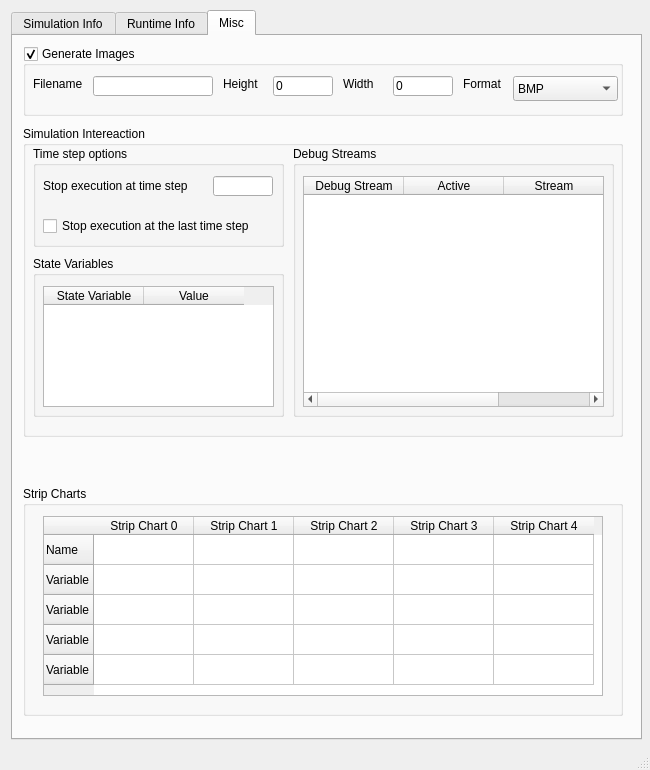
<?xml version="1.0" encoding="UTF-8"?>
<ui version="4.0">
 <class>MainWindow</class>
 <widget class="QMainWindow" name="MainWindow">
  <property name="geometry">
   <rect>
    <x>0</x>
    <y>0</y>
    <width>650</width>
    <height>770</height>
   </rect>
  </property>
  <property name="windowTitle">
   <string>MainWindow</string>
  </property>
  <widget class="QWidget" name="centralwidget">
   <widget class="QTabWidget" name="tabWidget">
    <property name="geometry">
     <rect>
      <x>11</x>
      <y>10</y>
      <width>631</width>
      <height>730</height>
     </rect>
    </property>
    <property name="currentIndex">
     <number>2</number>
    </property>
    <widget class="QWidget" name="tab">
     <attribute name="title">
      <string>Simulation Info</string>
     </attribute>
     <widget class="QGroupBox" name="TimeInfoGroupBox">
      <property name="geometry">
       <rect>
        <x>10</x>
        <y>0</y>
        <width>240</width>
        <height>390</height>
       </rect>
      </property>
      <property name="title">
       <string>TIme Info</string>
      </property>
      <widget class="QLineEdit" name="DeltaTFactor">
       <property name="geometry">
        <rect>
         <x>120</x>
         <y>290</y>
         <width>100</width>
         <height>20</height>
        </rect>
       </property>
      </widget>
      <widget class="QLineEdit" name="DeltaTMax">
       <property name="geometry">
        <rect>
         <x>120</x>
         <y>260</y>
         <width>100</width>
         <height>20</height>
        </rect>
       </property>
      </widget>
      <widget class="QLineEdit" name="DeltaTMin">
       <property name="geometry">
        <rect>
         <x>120</x>
         <y>230</y>
         <width>100</width>
         <height>20</height>
        </rect>
       </property>
      </widget>
      <widget class="QLineEdit" name="MaxTime">
       <property name="geometry">
        <rect>
         <x>120</x>
         <y>130</y>
         <width>100</width>
         <height>20</height>
        </rect>
       </property>
      </widget>
      <widget class="QLabel" name="DeltaTFactorLabel">
       <property name="geometry">
        <rect>
         <x>10</x>
         <y>290</y>
         <width>100</width>
         <height>20</height>
        </rect>
       </property>
       <property name="text">
        <string>Delta T Factor</string>
       </property>
      </widget>
      <widget class="QLabel" name="DeltaTMinLabel">
       <property name="geometry">
        <rect>
         <x>10</x>
         <y>230</y>
         <width>100</width>
         <height>20</height>
        </rect>
       </property>
       <property name="text">
        <string>Delta T Min</string>
       </property>
      </widget>
      <widget class="QLabel" name="DeltaTMaxLabel">
       <property name="geometry">
        <rect>
         <x>10</x>
         <y>260</y>
         <width>100</width>
         <height>20</height>
        </rect>
       </property>
       <property name="text">
        <string>Delta T Max</string>
       </property>
      </widget>
      <widget class="QLabel" name="MaxTimeLabel">
       <property name="geometry">
        <rect>
         <x>10</x>
         <y>130</y>
         <width>100</width>
         <height>20</height>
        </rect>
       </property>
       <property name="text">
        <string>Max Time</string>
       </property>
      </widget>
      <widget class="QLabel" name="ElapsedTimeLabel">
       <property name="geometry">
        <rect>
         <x>10</x>
         <y>330</y>
         <width>100</width>
         <height>20</height>
        </rect>
       </property>
       <property name="text">
        <string>Elapsed Time</string>
       </property>
      </widget>
      <widget class="QLineEdit" name="ElapsedTime">
       <property name="geometry">
        <rect>
         <x>120</x>
         <y>330</y>
         <width>100</width>
         <height>20</height>
        </rect>
       </property>
      </widget>
      <widget class="QLabel" name="TimeStepLabel">
       <property name="geometry">
        <rect>
         <x>10</x>
         <y>30</y>
         <width>100</width>
         <height>15</height>
        </rect>
       </property>
       <property name="text">
        <string>Time Step</string>
       </property>
      </widget>
      <widget class="QLineEdit" name="TimeStep">
       <property name="geometry">
        <rect>
         <x>120</x>
         <y>30</y>
         <width>100</width>
         <height>20</height>
        </rect>
       </property>
      </widget>
      <widget class="QLineEdit" name="Time">
       <property name="geometry">
        <rect>
         <x>120</x>
         <y>100</y>
         <width>100</width>
         <height>20</height>
        </rect>
       </property>
      </widget>
      <widget class="QLabel" name="TimeLabel">
       <property name="geometry">
        <rect>
         <x>10</x>
         <y>100</y>
         <width>60</width>
         <height>15</height>
        </rect>
       </property>
       <property name="text">
        <string>Time</string>
       </property>
      </widget>
      <widget class="QLineEdit" name="DeltaTNext">
       <property name="geometry">
        <rect>
         <x>120</x>
         <y>200</y>
         <width>100</width>
         <height>20</height>
        </rect>
       </property>
      </widget>
      <widget class="QLabel" name="DeltaTNextLabel">
       <property name="geometry">
        <rect>
         <x>10</x>
         <y>200</y>
         <width>80</width>
         <height>15</height>
        </rect>
       </property>
       <property name="text">
        <string>Delta T Next</string>
       </property>
      </widget>
      <widget class="QLabel" name="TimeStepLabel_2">
       <property name="geometry">
        <rect>
         <x>10</x>
         <y>60</y>
         <width>100</width>
         <height>15</height>
        </rect>
       </property>
       <property name="text">
        <string>Max Time Step</string>
       </property>
      </widget>
      <widget class="QLineEdit" name="MaxTimeStep">
       <property name="geometry">
        <rect>
         <x>120</x>
         <y>60</y>
         <width>100</width>
         <height>20</height>
        </rect>
       </property>
      </widget>
      <widget class="QLabel" name="ElapsedTimeLabel_2">
       <property name="geometry">
        <rect>
         <x>10</x>
         <y>360</y>
         <width>90</width>
         <height>15</height>
        </rect>
       </property>
       <property name="text">
        <string>Max Wall Time</string>
       </property>
      </widget>
      <widget class="QLineEdit" name="MaxWallTime">
       <property name="geometry">
        <rect>
         <x>120</x>
         <y>360</y>
         <width>100</width>
         <height>20</height>
        </rect>
       </property>
      </widget>
      <widget class="QLabel" name="DeltaTLabel">
       <property name="geometry">
        <rect>
         <x>10</x>
         <y>170</y>
         <width>60</width>
         <height>15</height>
        </rect>
       </property>
       <property name="text">
        <string>Delta T</string>
       </property>
      </widget>
      <widget class="QLineEdit" name="DeltaT">
       <property name="geometry">
        <rect>
         <x>120</x>
         <y>170</y>
         <width>100</width>
         <height>20</height>
        </rect>
       </property>
      </widget>
     </widget>
     <widget class="QGroupBox" name="OutputIntervalGroupBox">
      <property name="geometry">
       <rect>
        <x>10</x>
        <y>390</y>
        <width>240</width>
        <height>150</height>
       </rect>
      </property>
      <property name="title">
       <string>Output Intervals</string>
      </property>
      <widget class="QTableWidget" name="OutputIntervalVariableTable">
       <property name="geometry">
        <rect>
         <x>10</x>
         <y>30</y>
         <width>220</width>
         <height>110</height>
        </rect>
       </property>
       <column>
        <property name="text">
         <string>Variable</string>
        </property>
       </column>
       <column>
        <property name="text">
         <string>Value</string>
        </property>
       </column>
      </widget>
     </widget>
     <widget class="QGroupBox" name="GridInfoGroupBox">
      <property name="geometry">
       <rect>
        <x>10</x>
        <y>540</y>
        <width>601</width>
        <height>151</height>
       </rect>
      </property>
      <property name="title">
       <string>Grid Information</string>
      </property>
      <widget class="QTableWidget" name="GridInfoTable">
       <property name="geometry">
        <rect>
         <x>10</x>
         <y>30</y>
         <width>580</width>
         <height>110</height>
        </rect>
       </property>
       <column>
        <property name="text">
         <string>Level</string>
        </property>
       </column>
       <column>
        <property name="text">
         <string>Refinement Ratio</string>
        </property>
       </column>
       <column>
        <property name="text">
         <string>Patches</string>
        </property>
       </column>
       <column>
        <property name="text">
         <string>Cells</string>
        </property>
       </column>
       <column>
        <property name="text">
         <string>Mean</string>
        </property>
       </column>
       <column>
        <property name="text">
         <string>Volume</string>
        </property>
       </column>
      </widget>
     </widget>
     <widget class="QGroupBox" name="AnalysisVariableGroupBox">
      <property name="geometry">
       <rect>
        <x>260</x>
        <y>310</y>
        <width>350</width>
        <height>230</height>
       </rect>
      </property>
      <property name="title">
       <string>Analysis Variables</string>
      </property>
      <widget class="QTableWidget" name="AnalysisVariableTable">
       <property name="geometry">
        <rect>
         <x>10</x>
         <y>30</y>
         <width>330</width>
         <height>190</height>
        </rect>
       </property>
       <column>
        <property name="text">
         <string>Variable</string>
        </property>
       </column>
       <column>
        <property name="text">
         <string>Material</string>
        </property>
       </column>
       <column>
        <property name="text">
         <string>Level</string>
        </property>
       </column>
      </widget>
     </widget>
     <widget class="QGroupBox" name="UPSVariableGroupBox">
      <property name="geometry">
       <rect>
        <x>260</x>
        <y>0</y>
        <width>350</width>
        <height>310</height>
       </rect>
      </property>
      <property name="title">
       <string>UPS Variables</string>
      </property>
      <widget class="QTableWidget" name="UPSVariableTable">
       <property name="geometry">
        <rect>
         <x>10</x>
         <y>30</y>
         <width>330</width>
         <height>270</height>
        </rect>
       </property>
       <column>
        <property name="text">
         <string>Variable</string>
        </property>
       </column>
       <column>
        <property name="text">
         <string>Value</string>
        </property>
       </column>
      </widget>
     </widget>
    </widget>
    <widget class="QWidget" name="tab_2">
     <attribute name="title">
      <string>Runtime Info</string>
     </attribute>
     <widget class="QGroupBox" name="RuntimeStatsGroupBox">
      <property name="geometry">
       <rect>
        <x>10</x>
        <y>0</y>
        <width>600</width>
        <height>370</height>
       </rect>
      </property>
      <property name="title">
       <string>Runtime Performance Stats</string>
      </property>
      <widget class="QTableWidget" name="RuntimeStatsTable">
       <property name="geometry">
        <rect>
         <x>10</x>
         <y>30</y>
         <width>580</width>
         <height>330</height>
        </rect>
       </property>
       <column>
        <property name="text">
         <string>Variable</string>
        </property>
       </column>
       <column>
        <property name="text">
         <string>Units</string>
        </property>
       </column>
       <column>
        <property name="text">
         <string>Average</string>
        </property>
       </column>
       <column>
        <property name="text">
         <string>Maxium</string>
        </property>
       </column>
       <column>
        <property name="text">
         <string>Rank</string>
        </property>
       </column>
       <column>
        <property name="text">
         <string>%</string>
        </property>
       </column>
      </widget>
     </widget>
     <widget class="QGroupBox" name="MPIStatsGroupBox">
      <property name="geometry">
       <rect>
        <x>10</x>
        <y>380</y>
        <width>600</width>
        <height>300</height>
       </rect>
      </property>
      <property name="title">
       <string>MPI Performance Stats</string>
      </property>
      <widget class="QTableWidget" name="MPIStatsTable">
       <property name="geometry">
        <rect>
         <x>10</x>
         <y>30</y>
         <width>580</width>
         <height>260</height>
        </rect>
       </property>
       <column>
        <property name="text">
         <string>Variable</string>
        </property>
       </column>
       <column>
        <property name="text">
         <string>Units</string>
        </property>
       </column>
       <column>
        <property name="text">
         <string>Average</string>
        </property>
       </column>
       <column>
        <property name="text">
         <string>Maxium</string>
        </property>
       </column>
       <column>
        <property name="text">
         <string>Rank</string>
        </property>
       </column>
       <column>
        <property name="text">
         <string>%</string>
        </property>
       </column>
      </widget>
     </widget>
    </widget>
    <widget class="QWidget" name="tab_3">
     <attribute name="title">
      <string>Misc</string>
     </attribute>
     <widget class="QGroupBox" name="ImageGroupBox">
      <property name="geometry">
       <rect>
        <x>10</x>
        <y>10</y>
        <width>600</width>
        <height>70</height>
       </rect>
      </property>
      <property name="title">
       <string>Generate Images</string>
      </property>
      <property name="checkable">
       <bool>true</bool>
      </property>
      <widget class="QLabel" name="ImageFilenameLabel">
       <property name="geometry">
        <rect>
         <x>10</x>
         <y>30</y>
         <width>55</width>
         <height>15</height>
        </rect>
       </property>
       <property name="text">
        <string>Filename</string>
       </property>
      </widget>
      <widget class="QLabel" name="ImageHeightLabel">
       <property name="geometry">
        <rect>
         <x>200</x>
         <y>30</y>
         <width>55</width>
         <height>15</height>
        </rect>
       </property>
       <property name="text">
        <string>Height</string>
       </property>
      </widget>
      <widget class="QLabel" name="ImageWidthLabel">
       <property name="geometry">
        <rect>
         <x>320</x>
         <y>30</y>
         <width>55</width>
         <height>15</height>
        </rect>
       </property>
       <property name="text">
        <string>Width</string>
       </property>
      </widget>
      <widget class="QLabel" name="ImageFormatLabel">
       <property name="geometry">
        <rect>
         <x>440</x>
         <y>30</y>
         <width>55</width>
         <height>15</height>
        </rect>
       </property>
       <property name="text">
        <string>Format</string>
       </property>
      </widget>
      <widget class="QComboBox" name="ImageFormat">
       <property name="geometry">
        <rect>
         <x>490</x>
         <y>30</y>
         <width>105</width>
         <height>25</height>
        </rect>
       </property>
       <item>
        <property name="text">
         <string>BMP</string>
        </property>
       </item>
       <item>
        <property name="text">
         <string>JPEG</string>
        </property>
       </item>
       <item>
        <property name="text">
         <string notr="true">PNG</string>
        </property>
       </item>
       <item>
        <property name="text">
         <string>POVRAY</string>
        </property>
       </item>
       <item>
        <property name="text">
         <string>PPM</string>
        </property>
       </item>
       <item>
        <property name="text">
         <string>RGB</string>
        </property>
       </item>
       <item>
        <property name="text">
         <string>TIFF</string>
        </property>
       </item>
      </widget>
      <widget class="QLineEdit" name="ImageWidth">
       <property name="geometry">
        <rect>
         <x>370</x>
         <y>30</y>
         <width>60</width>
         <height>20</height>
        </rect>
       </property>
       <property name="text">
        <string>0</string>
       </property>
      </widget>
      <widget class="QLineEdit" name="ImageHeight">
       <property name="geometry">
        <rect>
         <x>250</x>
         <y>30</y>
         <width>60</width>
         <height>20</height>
        </rect>
       </property>
       <property name="text">
        <string>0</string>
       </property>
      </widget>
      <widget class="QLineEdit" name="ImageFilename">
       <property name="geometry">
        <rect>
         <x>70</x>
         <y>30</y>
         <width>120</width>
         <height>20</height>
        </rect>
       </property>
      </widget>
     </widget>
     <widget class="QGroupBox" name="InteractionGroupBox">
      <property name="geometry">
       <rect>
        <x>10</x>
        <y>90</y>
        <width>600</width>
        <height>311</height>
       </rect>
      </property>
      <property name="title">
       <string>Simulation Intereaction</string>
      </property>
      <widget class="QGroupBox" name="StateVariableGroupBox">
       <property name="geometry">
        <rect>
         <x>10</x>
         <y>130</y>
         <width>251</width>
         <height>161</height>
        </rect>
       </property>
       <property name="title">
        <string>State Variables</string>
       </property>
       <widget class="QTableWidget" name="StateVariableTable">
        <property name="geometry">
         <rect>
          <x>10</x>
          <y>30</y>
          <width>231</width>
          <height>121</height>
         </rect>
        </property>
        <column>
         <property name="text">
          <string>State Variable</string>
         </property>
        </column>
        <column>
         <property name="text">
          <string>Value</string>
         </property>
        </column>
       </widget>
      </widget>
      <widget class="QGroupBox" name="DebugStreamGroupBox">
       <property name="geometry">
        <rect>
         <x>270</x>
         <y>20</y>
         <width>321</width>
         <height>271</height>
        </rect>
       </property>
       <property name="title">
        <string>Debug Streams</string>
       </property>
       <widget class="QTableWidget" name="DebugStreamTable">
        <property name="geometry">
         <rect>
          <x>10</x>
          <y>30</y>
          <width>301</width>
          <height>231</height>
         </rect>
        </property>
        <column>
         <property name="text">
          <string>Debug Stream</string>
         </property>
        </column>
        <column>
         <property name="text">
          <string>Active</string>
         </property>
        </column>
        <column>
         <property name="text">
          <string>Stream</string>
         </property>
        </column>
       </widget>
       <zorder>DebugStreamTable</zorder>
       <zorder>StateVariableGroupBox</zorder>
      </widget>
      <widget class="QGroupBox" name="TimeStepGroupBox">
       <property name="geometry">
        <rect>
         <x>10</x>
         <y>20</y>
         <width>251</width>
         <height>101</height>
        </rect>
       </property>
       <property name="title">
        <string>Time step options</string>
       </property>
       <widget class="QCheckBox" name="StopAtLastTimeStep">
        <property name="geometry">
         <rect>
          <x>10</x>
          <y>70</y>
          <width>250</width>
          <height>20</height>
         </rect>
        </property>
        <property name="text">
         <string>Stop execution at the last time step</string>
        </property>
       </widget>
       <widget class="QLabel" name="StopATimeStepLabel">
        <property name="geometry">
         <rect>
          <x>10</x>
          <y>30</y>
          <width>170</width>
          <height>20</height>
         </rect>
        </property>
        <property name="text">
         <string>Stop execution at time step</string>
        </property>
       </widget>
       <widget class="QLineEdit" name="StopAtTimeStep">
        <property name="geometry">
         <rect>
          <x>180</x>
          <y>30</y>
          <width>60</width>
          <height>20</height>
         </rect>
        </property>
       </widget>
      </widget>
     </widget>
     <widget class="QGroupBox" name="StripChartGroupBox">
      <property name="geometry">
       <rect>
        <x>10</x>
        <y>450</y>
        <width>600</width>
        <height>230</height>
       </rect>
      </property>
      <property name="title">
       <string>Strip Charts</string>
      </property>
      <widget class="QTableWidget" name="StripChartTable">
       <property name="geometry">
        <rect>
         <x>20</x>
         <y>30</y>
         <width>560</width>
         <height>180</height>
        </rect>
       </property>
       <row>
        <property name="text">
         <string>Name</string>
        </property>
       </row>
       <row>
        <property name="text">
         <string>Variable</string>
        </property>
       </row>
       <row>
        <property name="text">
         <string>Variable</string>
        </property>
       </row>
       <row>
        <property name="text">
         <string>Variable</string>
        </property>
       </row>
       <row>
        <property name="text">
         <string>Variable</string>
        </property>
       </row>
       <column>
        <property name="text">
         <string>Strip Chart 0</string>
        </property>
       </column>
       <column>
        <property name="text">
         <string>Strip Chart 1</string>
        </property>
       </column>
       <column>
        <property name="text">
         <string>Strip Chart 2</string>
        </property>
       </column>
       <column>
        <property name="text">
         <string>Strip Chart 3</string>
        </property>
       </column>
       <column>
        <property name="text">
         <string>Strip Chart 4</string>
        </property>
       </column>
      </widget>
     </widget>
    </widget>
   </widget>
  </widget>
  <widget class="QMenuBar" name="menubar">
   <property name="geometry">
    <rect>
     <x>0</x>
     <y>0</y>
     <width>650</width>
     <height>22</height>
    </rect>
   </property>
  </widget>
  <widget class="QStatusBar" name="statusbar"/>
 </widget>
 <resources/>
 <connections/>
</ui>
